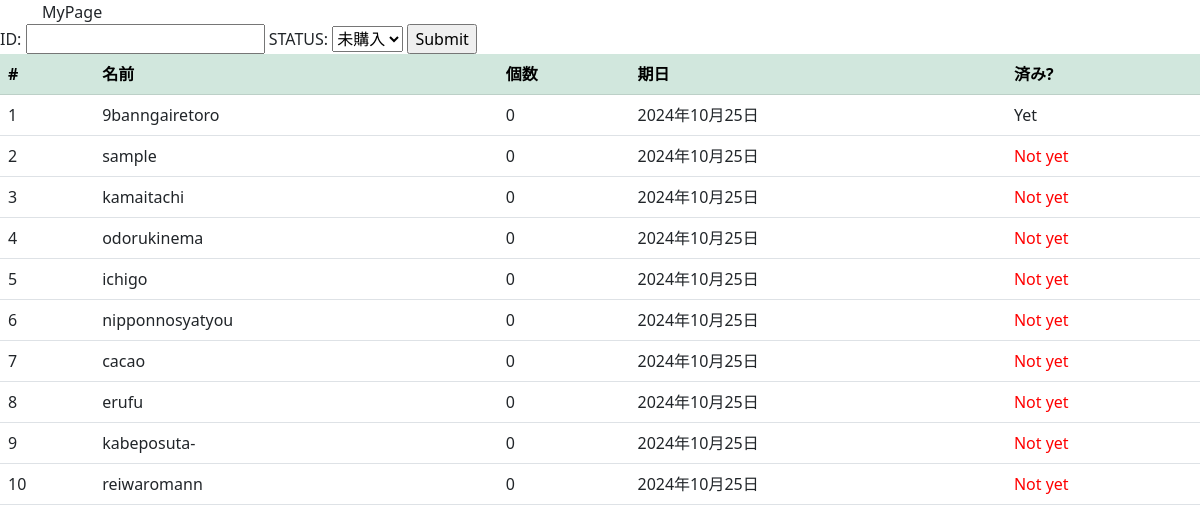
Screenshot of /shoppinglist/list/ with the database file from the repository.
### shoppinglist/models.py (models this page shows, shortened)
class Item(models.Model):
    name = models.CharField(max_length=100)
    item_url = models.URLField(blank=True,null=True)
    count = models.PositiveIntegerField(default=0)
    buy_date = models.DateField(blank=True,null=True)
    shop = models.ForeignKey(Shop,blank=True,null=True,
         verbose_name='shop', on_delete=models.PROTECT)
    buy = models.BooleanField(default=False)

### shoppinglist/views.py (the view, shortened to what this page needs)
# urls.py: path('list/', ItemList.as_view(),name='list'),
class ItemList(ListView):
    model = Item
    def get_context_data(self, **kwargs):
        context = super().get_context_data(**kwargs)
        context['form'] = ItemBuy()
        return context

### shoppinglist/forms.py
class ItemBuy(forms.Form):
    status = (
            (0, '未購入'),
            (1, '購入済')
            )
    item_id = forms.IntegerField(label='ID')
    item_status = forms.ChoiceField(label='STATUS',widget=forms.Select, choices=status)

### shoppinglist/templates/shoppinglist/item_list.html (shortened to what this page needs)
{% extends "base.html" %}
{% block main %}
<form action="{% url 'shoppinglist:list'%}" method="post">
    {{ form }}
    <input type="submit"/>
    </form>
<table class="table">
<thead class="table-success">
<tr>
<th>#</th>
<th>名前</th>
<th>個数</th>
<th>期日</th>
<th>済み?</th>
</tr>
</thead>
<tbody>
{% for item in object_list %}
    <tr>
        <td scope="row">{{ item.id }}</td>
        <td>{{ item.name }}</td>
        <td>{{ item.count }}</td>
        <td>{{ item.buy_date }}</td>
        <td>{% if item.buy == False %} <font color='red'>Not yet</font> {% endif %}
                    {% if item.buy == True %} Yet {% endif %}</td>
    </tr>
    {% endfor %}
    </tbody>
    </table>
    {% endblock %}

### templates/base.html (shortened to what this page needs)
{% load static %}
<!doctype html>
<html lang="ja">
<head>
    <link rel="stylesheet" href="{% static '/bootstrap/css/bootstrap.min.css' %}">
</head>
<body>
    <div class="container">
    <nav class="nav">
    <div class="navbar-barnd" style="color: success;">MyPage</div>
    </nav>
    </div>
{% block main %}{% endblock %}
</body>
</html>

### rows the page displays
Item: id "1", name "9banngairetoro", count "0", buy_date "2024年10月25日", buy "Yet"
Item: id "2", name "sample", count "0", buy_date "2024年10月25日", buy "Not yet"
Item: id "3", name "kamaitachi", count "0", buy_date "2024年10月25日", buy "Not yet"
Item: id "4", name "odorukinema", count "0", buy_date "2024年10月25日", buy "Not yet"
Item: id "5", name "ichigo", count "0", buy_date "2024年10月25日", buy "Not yet"
Item: id "6", name "nipponnosyatyou", count "0", buy_date "2024年10月25日", buy "Not yet"
Item: id "7", name "cacao", count "0", buy_date "2024年10月25日", buy "Not yet"
Item: id "8", name "erufu", count "0", buy_date "2024年10月25日", buy "Not yet"
Item: id "9", name "kabeposuta-", count "0", buy_date "2024年10月25日", buy "Not yet"
Item: id "10", name "reiwaromann", count "0", buy_date "2024年10月25日", buy "Not yet"
